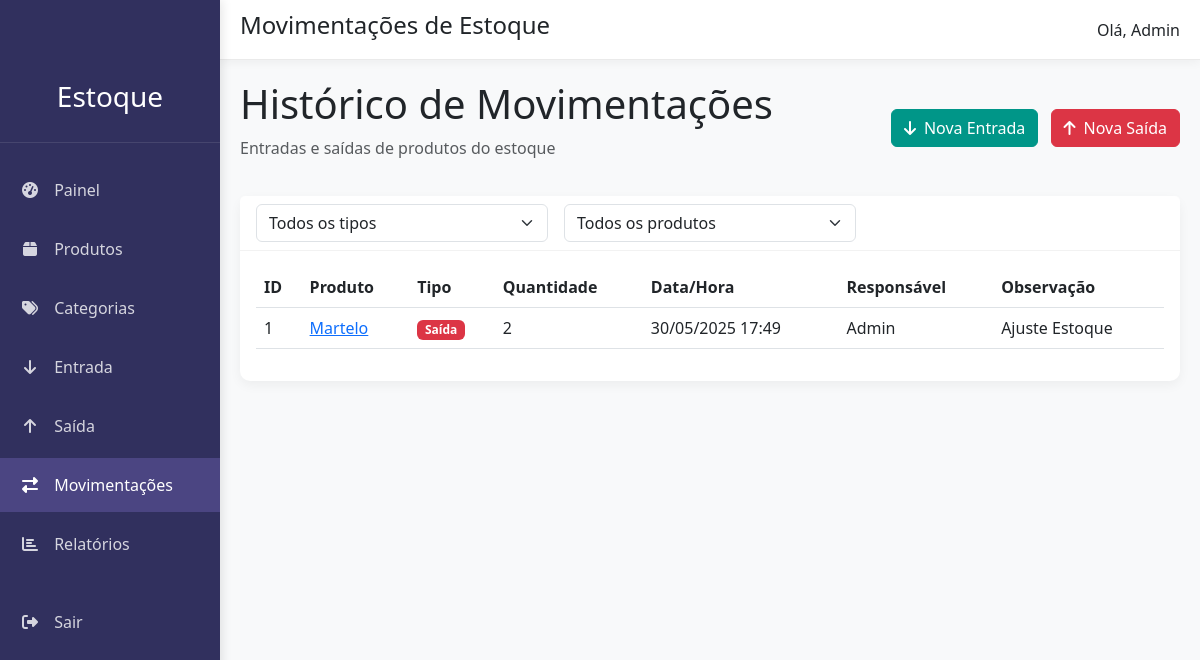
The app's page /movimentacoes/ (signed in) with its own data.
### estoque/models.py (models this page shows, shortened)
class Movimentacao(models.Model):
    TIPO_CHOICES = (
        ('entrada', 'Entrada'),
        ('saida', 'Saída'),
    )
    produto = models.ForeignKey(Produto, on_delete=models.CASCADE, related_name='movimentacoes', verbose_name="Produto")
    tipo = models.CharField("Tipo", max_length=10, choices=TIPO_CHOICES)
    quantidade = models.PositiveIntegerField("Quantidade")
    data = models.DateTimeField("Data/Hora", default=timezone.now)
    responsavel = models.ForeignKey(User, on_delete=models.PROTECT, verbose_name="Responsável")
    observacao = models.TextField("Observação", blank=True, null=True)
    class Meta:
        verbose_name = 'Movimentação'
        verbose_name_plural = 'Movimentações'
        ordering = ['-data']

class Produto(models.Model):
    nome = models.CharField("Nome", max_length=200)
    codigo_referencia = models.CharField(max_length=50, unique=True, verbose_name='Código de Referência')
    descricao = models.TextField("Descrição", blank=True, null=True)
    preco_unitario = models.DecimalField("Preço Unitário", max_digits=10, decimal_places=2, validators=[MinValueValidator(0)])
    quantidade_em_estoque = models.PositiveIntegerField("Quantidade em Estoque", default=0)
    estoque_minimo = models.PositiveIntegerField("Estoque Mínimo", default=5)
    categoria = models.ForeignKey(Categoria, on_delete=models.PROTECT, related_name='produtos', verbose_name="Categoria")
    localizacao = models.CharField(max_length=100, blank=True, null=True, verbose_name='Localização na Prateleira')
    fornecedor = models.CharField(max_length=200, blank=True, null=True, verbose_name='Fornecedor')
    data_ultima_compra = models.DateField(blank=True, null=True, verbose_name='Data da Última Compra')
    prazo_entrega = models.PositiveIntegerField(blank=True, null=True, verbose_name='Prazo de Entrega (dias)')
    imagem = models.ImageField("Imagem do Produto", upload_to='produtos/', blank=True, null=True)
    data_cadastro = models.DateTimeField("Data de Cadastro", default=timezone.now)
    class Meta:
        verbose_name = 'Produto'
        verbose_name_plural = 'Produtos'
        ordering = ['nome']

### estoque/views.py (the view)
# urls.py: path('movimentacoes/', views.lista_movimentacoes, name='lista_movimentacoes'),
@login_required
def lista_movimentacoes(request):
    movimentacoes = Movimentacao.objects.all()
    tipo = request.GET.get('tipo')
    if tipo:
        movimentacoes = movimentacoes.filter(tipo=tipo)
    produto_id = request.GET.get('produto')
    if produto_id:
        movimentacoes = movimentacoes.filter(produto_id=produto_id)
    context = {
        'movimentacoes': movimentacoes,
        'tipo': tipo,
        'produto_id': int(produto_id) if produto_id else None,
        'produtos': Produto.objects.all(),
    }
    return render(request, 'estoque/lista_movimentacoes.html', context)

### templates/estoque/lista_movimentacoes.html (shortened to what this page needs)
{% extends 'base.html' %}
{% block page_title %}Movimentações de Estoque{% endblock %}
{% block content %}
<div class="content-header d-flex justify-content-between align-items-center">
    <div>
        <h1>Histórico de Movimentações</h1>
        <p class="text-muted">Entradas e saídas de produtos do estoque</p>
    </div>
    <div>
        <a href="{% url 'entrada_estoque' %}" class="btn btn-success me-2">
            <i class="fas fa-arrow-down me-2"></i>Nova Entrada
        </a>
        <a href="{% url 'saida_estoque' %}" class="btn btn-danger">
            <i class="fas fa-arrow-up me-2"></i>Nova Saída
        </a>
    </div>
</div>
<div class="card">
    <div class="card-header">
        <form method="get" class="row g-3">
            <div class="col-md-4">
                <select name="tipo" class="form-select" onchange="this.form.submit()">
                    <option value="">Todos os tipos</option>
                </select>
            </div>
            <div class="col-md-4">
                <select name="produto" class="form-select" onchange="this.form.submit()">
                    <option value="">Todos os produtos</option>
                </select>
            </div>
        </form>
    </div>
    <div class="card-body">
        <div class="table-responsive">
            <table class="table table-hover">
                <thead>
                    <tr>
                        <th>ID</th>
                        <th>Produto</th>
                        <th>Tipo</th>
                        <th>Quantidade</th>
                        <th>Data/Hora</th>
                        <th>Responsável</th>
                        <th>Observação</th>
                    </tr>
                </thead>
                <tbody>
                    {% for movimentacao in movimentacoes %}
                    <tr>
                        <td>{{ movimentacao.id }}</td>
                        <td>
                            <a href="{% url 'detalhe_produto' movimentacao.produto.id %}">
                                {{ movimentacao.produto.nome }}
                            </a>
                        </td>
                        <td>
                            {% if movimentacao.tipo == 'entrada' %}
                                <span class="badge bg-success">Entrada</span>
                            {% else %}
                                <span class="badge bg-danger">Saída</span>
                            {% endif %}
                        </td>
                        <td>{{ movimentacao.quantidade }}</td>
                        <td>{{ movimentacao.data|date:"d/m/Y H:i" }}</td>
                        <td>{{ movimentacao.responsavel.username }}</td>
                        <td>{{ movimentacao.observacao|default:"-"|truncatechars:30 }}</td>
                    </tr>
                    {% empty %}
                    <tr>
                        <td colspan="7" class="text-center">Nenhuma movimentação encontrada</td>
                    </tr>
                    {% endfor %}
                </tbody>
            </table>
        </div>
    </div>
</div>
{% endblock %}

### templates/base.html (shortened to what this page needs)
<!DOCTYPE html>
<html lang="pt-br">
<head>
    <link href="https://cdn.jsdelivr.net/npm/bootstrap@5.3.0/dist/css/bootstrap.min.css" rel="stylesheet">
    <link rel="stylesheet" href="https://cdnjs.cloudflare.com/ajax/libs/font-awesome/6.4.0/css/all.min.css">
</head>
<body>
    <div class="sidebar" id="sidebar">
        <div class="sidebar-header">
            <h3>Estoque</h3>
        </div>
        <ul class="sidebar-menu">
            <li><a href="{% url 'inicio' %}" class="{% if request.path == '/' %}active{% endif %}">
                <i class="fas fa-tachometer-alt"></i> Painel
            </a></li>
            <li><a href="{% url 'lista_produtos' %}" class="{% if '/produtos/' in request.path %}active{% endif %}">
                <i class="fas fa-box"></i> Produtos
            </a></li>
            <li><a href="{% url 'lista_categorias' %}" class="{% if '/categorias/' in request.path %}active{% endif %}">
                <i class="fas fa-tags"></i> Categorias
            </a></li>
            <li><a href="{% url 'entrada_estoque' %}" class="{% if '/movimentacoes/entrada/' in request.path %}active{% endif %}">
                <i class="fas fa-arrow-down"></i> Entrada
            </a></li>
            <li><a href="{% url 'saida_estoque' %}" class="{% if '/movimentacoes/saida/' in request.path %}active{% endif %}">
                <i class="fas fa-arrow-up"></i> Saída
            </a></li>
            <li><a href="{% url 'lista_movimentacoes' %}" class="{% if '/movimentacoes/' in request.path and not '/entrada/' in request.path and not '/saida/' in request.path %}active{% endif %}">
                <i class="fas fa-exchange-alt"></i> Movimentações
            </a></li>
            <li><a href="{% url 'relatorio_estoque' %}" class="{% if '/relatorios/' in request.path %}active{% endif %}">
                <i class="fas fa-chart-bar"></i> Relatórios
            </a></li>
            {% if user.is_authenticated %}
                <li class="mt-4"><a href="{% url 'logout' %}">
                    <i class="fas fa-sign-out-alt"></i> Sair
                </a></li>
            {% endif %}
        </ul>
    </div>
    <div class="topbar">
        <div>
            <h4>{% block page_title %}Controle de Estoque{% endblock %}</h4>
        </div>
        {% if user.is_authenticated %}
            <span>Olá, {{ user.username }}</span>
        {% endif %}
    </div>
    <div class="content-wrapper">
        {% block content %}{% endblock %}
    </div>
</body>
</html>

### templates/base.html (style rules this page uses)
:root { --sidebar-width: 220px; --topbar-height: 60px; --primary-color: #31305E; --secondary-color: #4B4582; --accent-color: #009688; }
body { font-family: 'Segoe UI', sans-serif; background-color: #f8f9fa; }
.sidebar { position: fixed; top: 0; left: 0; height: 100vh; width: var(--sidebar-width); background-color: var(--primary-color); color: white; padding-top: var(--topbar-height); z-index: 100; box-shadow: 2px 0 10px rgba(0, 0, 0, 0.1); }
.sidebar-header { padding: 20px; text-align: center; border-bottom: 1px solid rgba(255, 255, 255, 0.1); margin-bottom: 20px; }
.sidebar-menu { list-style: none; padding: 0; margin: 0; }
.sidebar-menu li { margin-bottom: 5px; }
.sidebar-menu a { display: block; padding: 15px 20px; color: rgba(255, 255, 255, 0.8); text-decoration: none; transition: all 0.3s; }
.sidebar-menu a:hover, .sidebar-menu a.active { background-color: var(--secondary-color); color: white; }
.sidebar-menu i { margin-right: 10px; width: 20px; text-align: center; }
.topbar { position: fixed; top: 0; left: var(--sidebar-width); right: 0; height: var(--topbar-height); background-color: white; border-bottom: 1px solid #eaeaea; display: flex; justify-content: space-between; align-items: center; padding: 0 20px; z-index: 50; box-shadow: 0 2px 10px rgba(0, 0, 0, 0.05); }
.content-wrapper { margin-left: var(--sidebar-width); margin-top: var(--topbar-height); padding: 20px; min-height: calc(100vh - var(--topbar-height)); }
.content-header { margin-bottom: 20px; }
.card { border-radius: 10px; box-shadow: 0 4px 12px rgba(0, 0, 0, 0.05); border: none; margin-bottom: 20px; }
.card-header { background-color: #fff; border-bottom: 1px solid rgba(0, 0, 0, 0.05); font-weight: bold; }
.btn-success { background-color: var(--accent-color); border-color: var(--accent-color); }

### records on screen
Movimentacao: id "1", produto.nome "Martelo", tipo "Saída", quantidade "2", data "30/05/2025 17:49", responsavel.username "Admin", observacao "Ajuste Estoque"

### other values on screen
{{ user.username }} "Admin"
